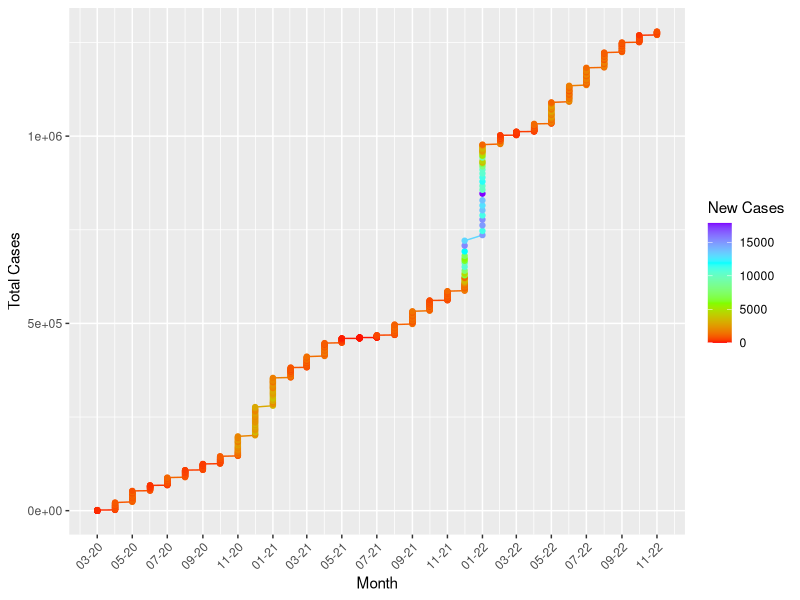
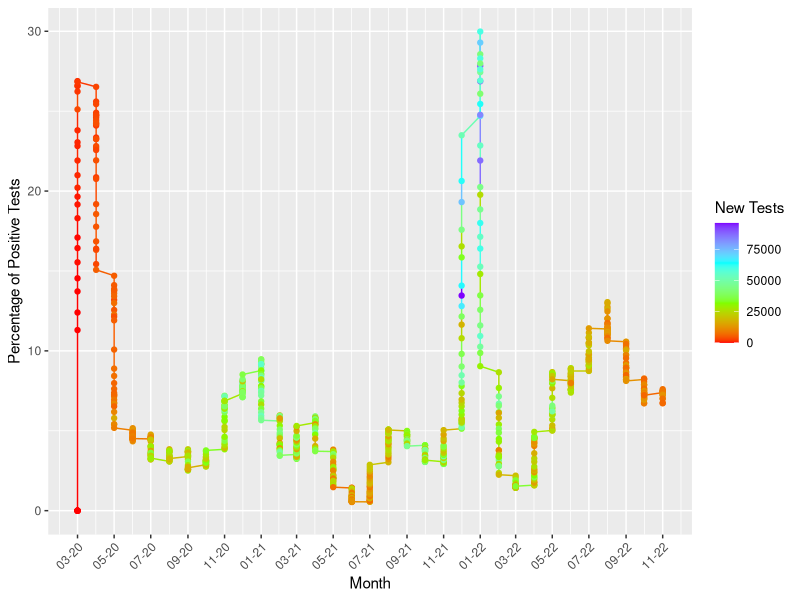
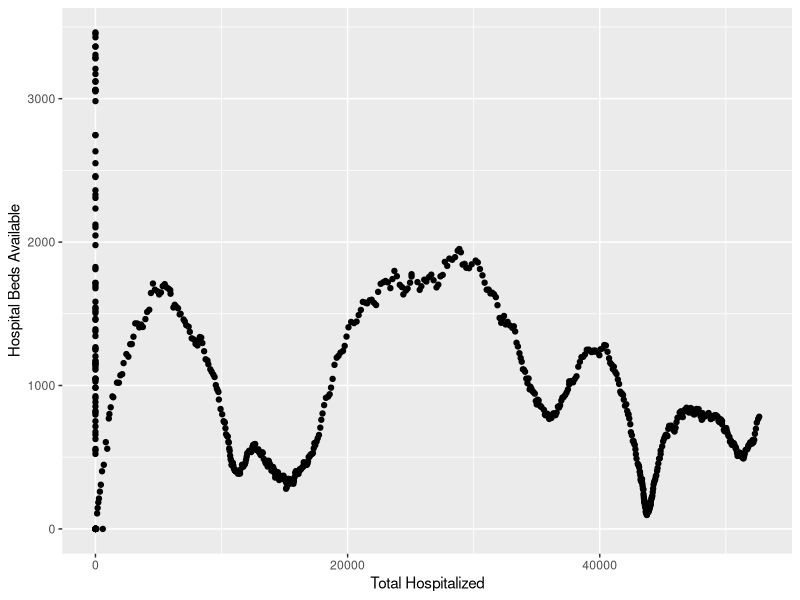
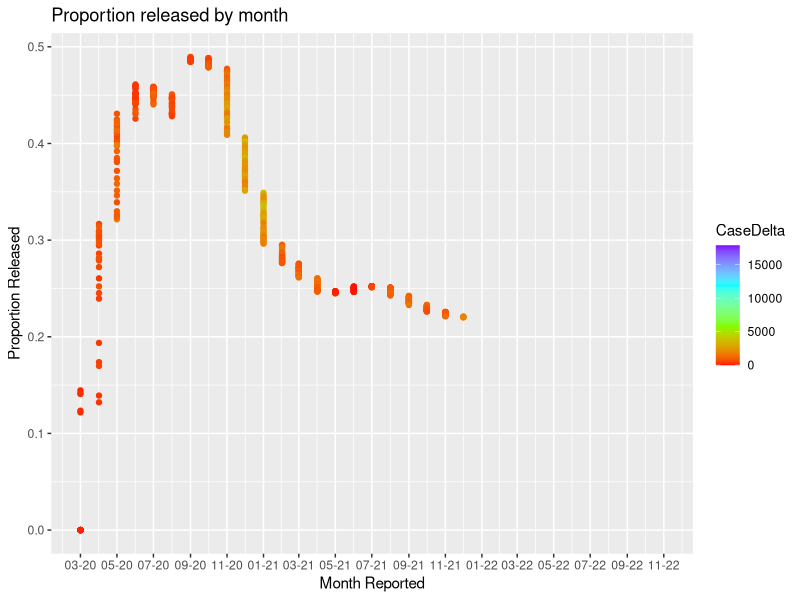
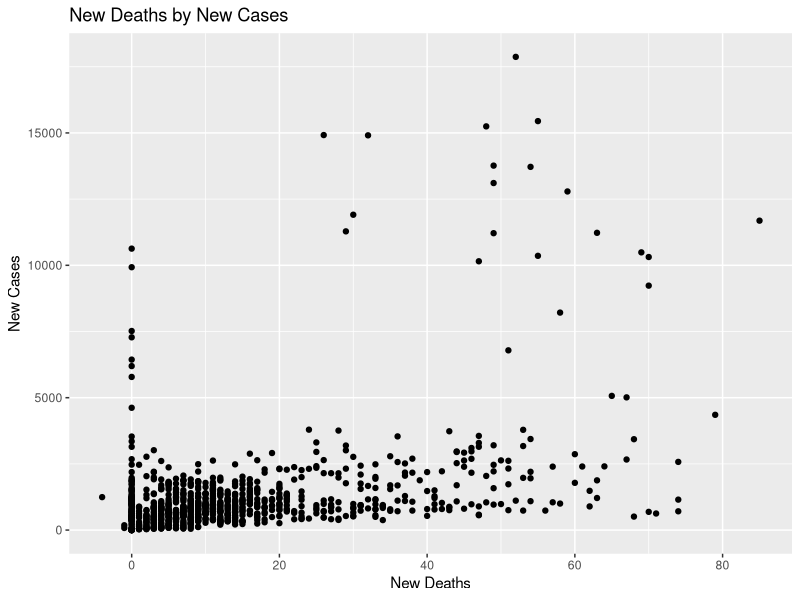
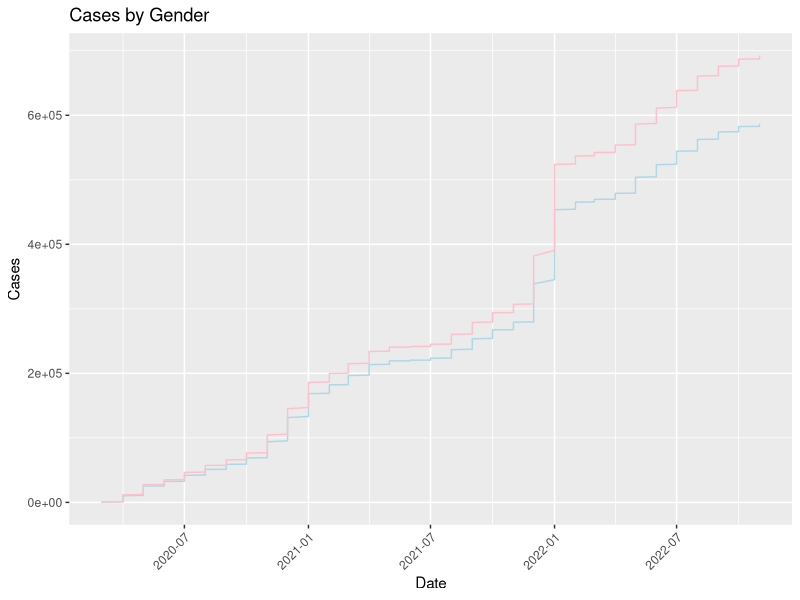

Reproduce these figures in R, in order.
## ---- chunk 1
knitr::opts_chunk$set(echo = TRUE)
## ---- chunk 2

library(data.table)
df <- fread('MD_COVID-19_-_MASTER_Case_Tracker.csv')
show(df)
## ---- chunk 3
library(tidyverse)
library(lubridate)
library(dplyr)
## ---- chunk 4


df1 <- df %>% dplyr::mutate(year = year(as.Date(df$ReportDate,format="%m/%d/%Y")),
                 month = lubridate::month(as.Date(df$ReportDate,format="%m/%d/%Y")),
                 day = lubridate::day(as.Date(df$ReportDate,format="%m/%d/%Y")),
                 date = my(format(as.Date(df$ReportDate,format = "%m/%d/%Y"),"%m/%y")))
## ---- chunk 5
ggplot(data=df1, aes(x=df1$date, y=df1$TotalCases, color= df1$CaseDelta)) +
  labs(x = "Month", y = "Total Cases", color = "New Cases") +
  scale_colour_gradientn(colors=rainbow(4)) +
  geom_line()+
  geom_point() +
  scale_x_date(date_labels = "%m-%y",
               date_breaks = "2 month") +
  theme(axis.text.x = element_text(angle = 45, hjust=1))
## ---- chunk 6
ggplot(data=df1, aes(x=df1$date, y=df1$PosTestPercent, color = df1$TestsDelta)) +
  geom_line() +
  labs(color = "New Tests", x = "Month", y = "Percentage of Positive Tests") +
  scale_colour_gradientn(colors=rainbow(4)) +
  geom_point() +
  scale_x_date(date_labels = "%m-%y",
               date_breaks = "2 month") +
  theme(axis.text.x = element_text(angle = 45, hjust=1))
## ---- chunk 7
ggplot(data=df1, aes(x=df1$total_hospitalized, y=df1$bedsTotal)) +
  xlab("Total Hospitalized") +
  ylab("Hospital Beds Available") +
  geom_point()
## ---- chunk 8
proportion_released = df1$total_released / df1$total_hospitalized
ggplot(data=df1, aes(x=df1$date, y=proportion_released, color=CaseDelta)) +
  scale_colour_gradientn(colors=rainbow(4)) +
  xlab("Month Reported") +
  ylab("Proportion Released") +
  geom_point() +
  scale_x_date(date_labels = "%m-%y",
               date_breaks = "2 month") +
  ggtitle("Proportion released by month")
  theme(axis.text.x = element_text(angle = 45, hjust=1))

## ---- chunk 9
df1[is.na(df1)] = 0
ggplot(data=df1, aes(x=df1$deathsDelta, y=df1$CaseDelta)) +
  labs(y = "New Cases", x = "New Deaths") +
  geom_point() +
  ggtitle("New Deaths by New Cases")
  geom_abline(color = "red")
## ---- chunk 10

ggp1 <- ggplot(data = df1, aes(x=df1$date)) +       
  geom_line(aes(y = df1$genMale), color = "lightblue") +
  geom_line(aes(y = df1$genFemale), color = "pink") +
  labs(x="Date", y="Cases") +
  ggtitle("Cases by Gender") +
  theme(axis.text.x = element_text(angle = 45, hjust=1))

ggp1     
